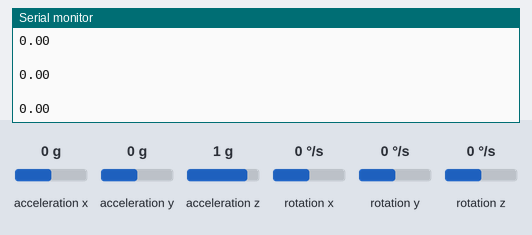
This sketch was run on a simulated Arduino Uno, built with avr-gcc and run on an emulated ATmega328P. Parts: the last lines printed to the serial monitor. Inputs (shaded band) come from the test bench; at power-on: acceleration x 0 g, acceleration y 0 g, acceleration z 1 g, rotation x 0 °/s, rotation y 0 °/s, rotation z 0 °/s. No radio packets arrive unless stated.

Above: at 4.2 s.
4.3 s: acceleration x set to -1.4 g
At 4.9 s:
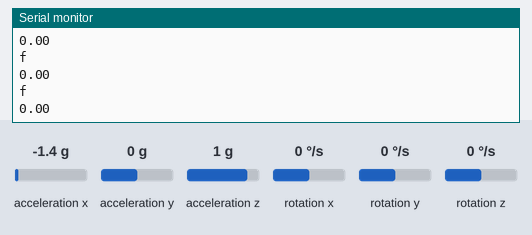
5.8 s: acceleration y set to 1.4 g
At 6.9 s:
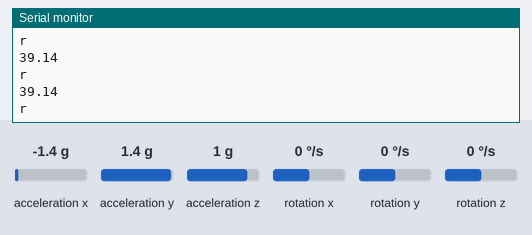
7.3 s: acceleration z set to -1.4 g
At 8.4 s:
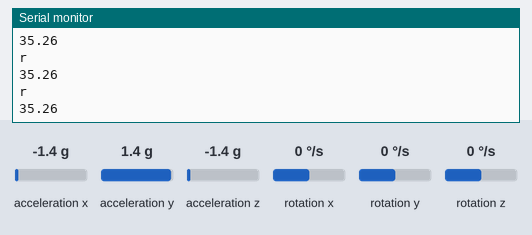
Timing chart, 0 to 10.3 s (numbered marks = the images above; inputs shaded):
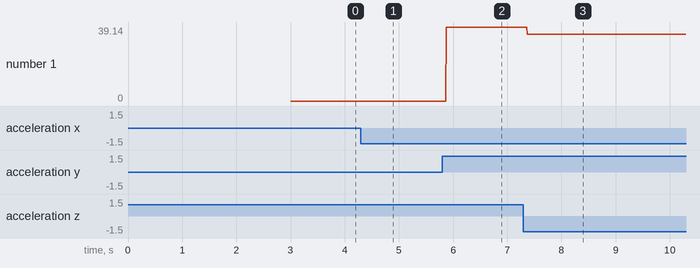

The sketch:

Transmitter.ino
```cpp
#include <MPU6050_tockn.h>
#include <Wire.h>
#include <SPI.h>
#include <nRF24L01.h>
#include <RF24.h>

RF24 radio(7, 8); // CE, CSN

const byte address[6] = "00001";

MPU6050 mpu6050(Wire);

void setup() {
  radio.begin();
  radio.openWritingPipe(address);
  radio.setPALevel(RF24_PA_MAX);
  radio.stopListening();
  Serial.begin(9600);
  Wire.begin();
  mpu6050.begin();
  mpu6050.calcGyroOffsets(true);
}

void loop() {
  radio.stopListening();
  mpu6050.update();
  float x,y,z;
  char d;                       //direction
  x = mpu6050.getAngleX();
  y = mpu6050.getAngleY();
  if (x<-11 && y<8){                   //left
    d='l';
  }
  else if (x>25 && y>-25){                    //right
    d='r';
  }
  else if (y>8 && x>-10){                    //forward
    d='f';
  }
  else if (y<-25 && x<25){                   //backward
    d='b';
  }
  else{
    d=' ';
  }
  Serial.println(x);
  Serial.println(d);
  radio.write(&d, sizeof(d));
}
```

Measured:
- after the input at 4.3 s, the serial monitor: prints a new line after 0.07 s (image 1)
- after the input at 5.8 s, the serial monitor: prints a new line after 0.07 s (image 2)
- after the input at 7.3 s, the serial monitor: prints a new line after 0.07 s (image 3)
- plotted number 1: 0 → 39.14 after the input at 5.8 s, 39.14 → 35.26 after the input at 7.3 s
